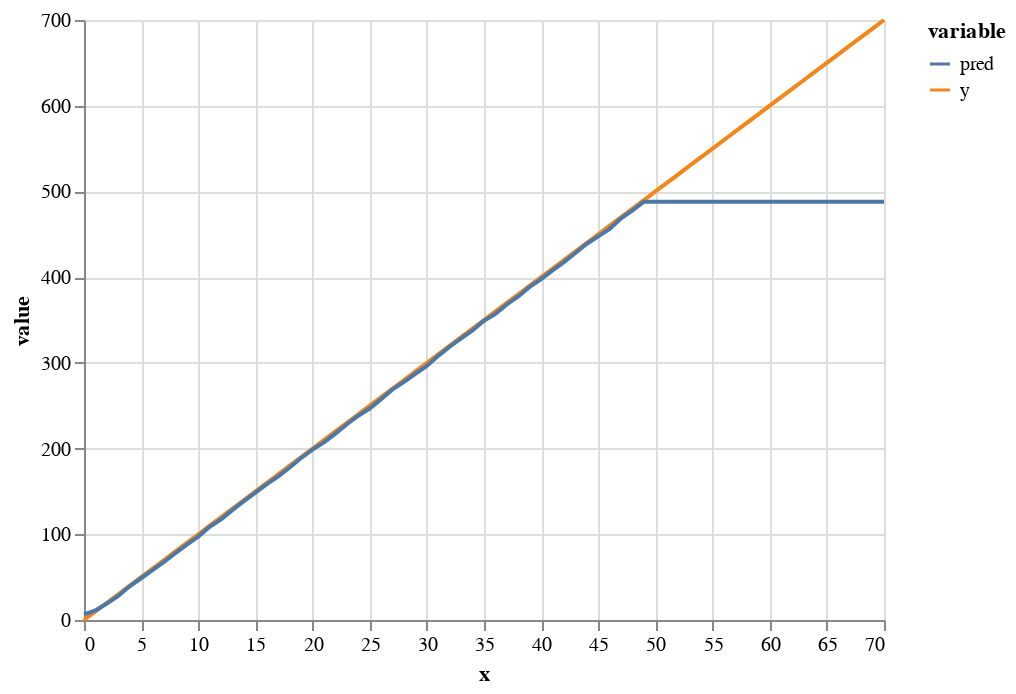

The notebook cell this image was saved under:
### Code cell
chart_data = pd.concat([train, test])
chart_data = pd.melt(chart_data, id_vars = 'x', value_vars = ['y', 'pred'])
alt.Chart(chart_data).mark_line().encode(x = 'x', y = 'value', color = 'variable')

### Figure 1 — Vega-Lite specification as saved in the notebook (floating-point values rounded to 4 significant figures; data arrays with more than 128 entries replaced by an {"elided": "..."} marker saying what was removed)
{"config": {"view": {"continuousWidth": 400, "continuousHeight": 300}}, "data": {"name": "data-b779710831de44a01260dfc06aeb4233"}, "mark": "line", "encoding": {"color": {"type": "nominal", "field": "variable"}, "x": {"type": "quantitative", "field": "x"}, "y": {"type": "quantitative", "field": "value"}}, "$schema": "https://vega.github.io/schema/vega-lite/v4.8.1.json", "datasets": {"data-b779710831de44a01260dfc06aeb4233": {"elided": "142 records"}}}
